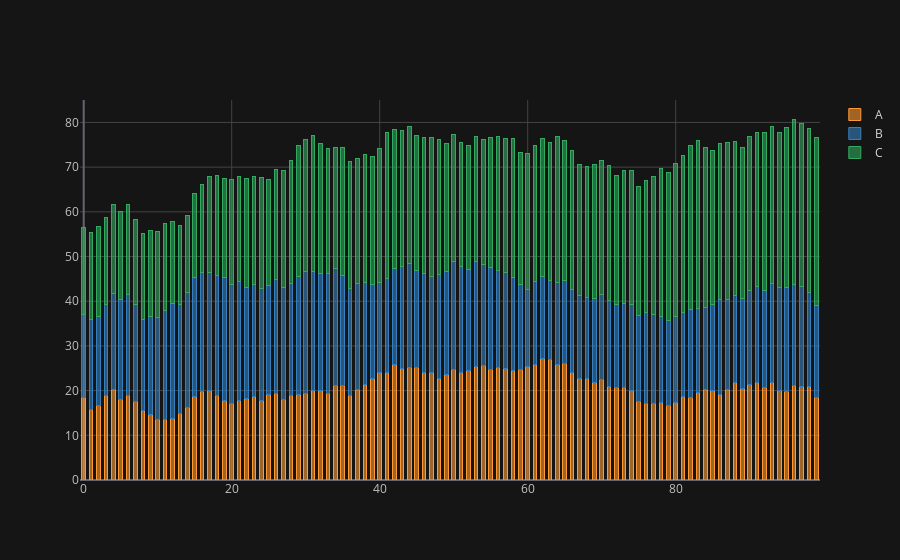

Source (notebook cell):
### Code cell
cf.set_config_file(theme='solar')
df.iplot(kind = 'bar', barmode='stack', bargap=0.5)
